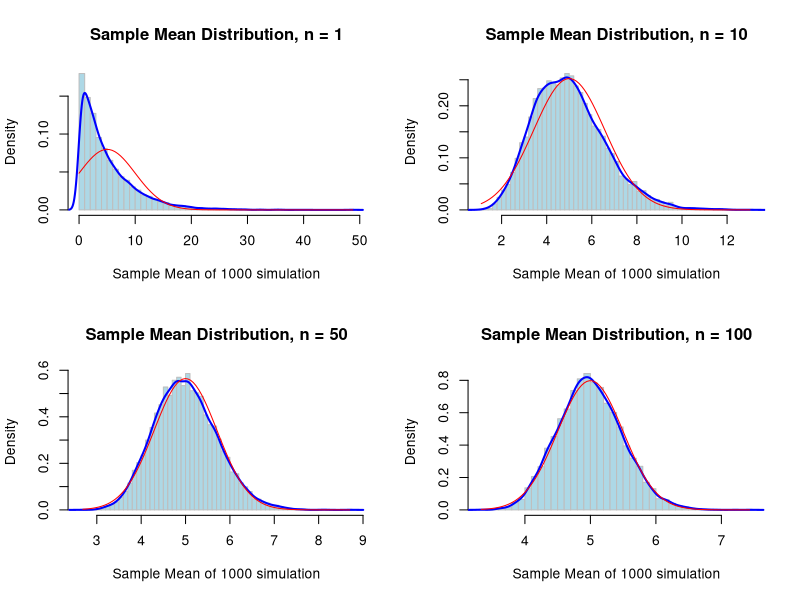

Reproduce this figure in R.
## ---- chunk 1
        nosim <- 10000
        par(mfrow = c(2,2))
        n <- 1
        lambda <- .2
        dat <- apply(matrix(rexp(nosim*n, lambda), nosim),
                     1 , mean)
        hist(dat, main = "Sample Mean Distribution, n = 1",
             breaks = 50, border = "gray", prob = TRUE,
             col = "LightBlue",
             xlab = "Sample Mean of 1000 simulation")
        # Density curve
        lines(density(dat), col = "blue", lwd = 2)
        # Density curve of a normal distribution
        xfit <-seq(min(dat),max(dat), length= 100)
        yfit <-dnorm(xfit, mean = 1/lambda, sd = 1/lambda/sqrt(n))
        lines(xfit, yfit, pch = 25, col ='red', lwd = 1)
        #legend('topright',c('Sample mean density',
        #                    'Theoretical mean density'),
         #      col =c('red','blue'), lty =c(1,1))
        
        n <- 10
        lambda <- .2
        dat <- apply(matrix(rexp(nosim*n, lambda), nosim),
                     1 , mean)
        hist(dat, main = "Sample Mean Distribution, n = 10",
             breaks = 50, border = "gray", prob = TRUE,
             col = "LightBlue",
             xlab = "Sample Mean of 1000 simulation")
        # Density curve
        lines(density(dat), col = "blue", lwd = 2)
        # Density curve of a normal distribution
        xfit <-seq(min(dat),max(dat), length= 100)
        yfit <-dnorm(xfit, mean = 1/lambda, sd = 1/lambda/sqrt(n))
        lines(xfit, yfit, pch = 25, col ='red', lwd = 1)
        #legend('topright',c('Sample mean density',
         #                   'Theoretical mean density'),
          #     col =c('red','blue'), lty =c(1,1))

    n <- 50
        lambda <- .2
        dat <- apply(matrix(rexp(nosim*n, lambda), nosim),
                     1 , mean)
        hist(dat, main = "Sample Mean Distribution, n = 50",
             breaks = 50, border = "gray", prob = TRUE,
             col = "LightBlue",
             xlab = "Sample Mean of 1000 simulation")
        # Density curve
        lines(density(dat), col = "blue", lwd = 2)
        # Density curve of a normal distribution
        xfit <-seq(min(dat),max(dat), length= 100)
        yfit <-dnorm(xfit, mean = 1/lambda, sd = 1/lambda/sqrt(n))
        lines(xfit, yfit, pch = 25, col ='red', lwd = 1)
        #legend('topright',c('Sample mean density',
         #                   'Theoretical mean density'),
          #     col =c('red','blue'), lty =c(1,1))
        

        n <- 100
        lambda <- .2
        dat <- apply(matrix(rexp(nosim*n, lambda), nosim),
                     1 , mean)
        hist(dat, main = "Sample Mean Distribution, n = 100",
             breaks = 50, border = "gray", prob = TRUE,
             col = "LightBlue",
             xlab = "Sample Mean of 1000 simulation")
        # Density curve
        lines(density(dat), col = "blue", lwd = 2)
        # Density curve of a normal distribution
        xfit <-seq(min(dat),max(dat), length= 100)
        yfit <-dnorm(xfit, mean = 1/lambda, sd = 1/lambda/sqrt(n))
        lines(xfit, yfit, pch = 25, col ='red', lwd = 1)
        #legend('topright',c('Sample mean density',
         #                   'Theoretical mean density'),
          #     col =c('red','blue'), lty =c(1,1))

